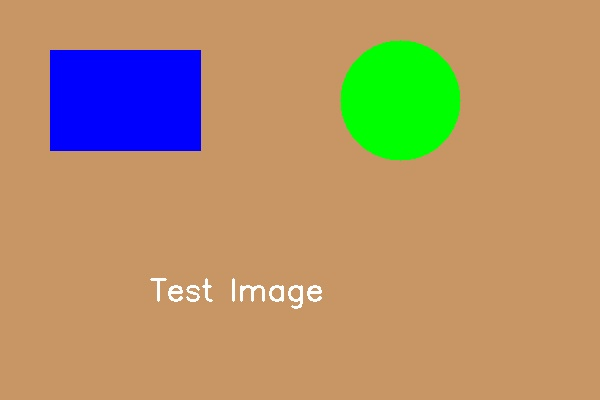
//> input picture LAB3/LAB3/test_image.jpg, 600 x 400 px
$ ./LAB3   (built with g++ and OpenCV 4)
//> lines starting //> are read from the running program, lines starting //| are printed output that depends on the picture
#include <opencv2/opencv.hpp>
#include <opencv2/imgproc.hpp>
#include <iostream>
#include <string>
#include <vector>

using namespace cv;
using namespace std;

// Функция для увеличения резкости на основе алгоритма Лапласа
void sharpenImageLaplacian(const Mat& input, Mat& output) {
    Mat blurred, laplacian;

    // Сначала немного размываем изображение чтобы убрать шум
    GaussianBlur(input, blurred, Size(3, 3), 0);

    // Применяем фильтр Лапласа для выделения краев
    Laplacian(blurred, laplacian, CV_16S, 3);

    // Преобразуем результат в нормальный формат
    convertScaleAbs(laplacian, laplacian);

    // Усиливаем резкость: исходное изображение + выделенные края
    addWeighted(input, 1.5, laplacian, -0.5, 0, output);
}

// Функция для сглаживания GaussianBlur
// [122 lines left out: functions applyGaussianBlur, addAlphaChannel, removeAlphaChannel, combineImages, convertToGrayscale, not called in this run]

int main() {
    // Отключаем лишние сообщения OpenCV в консоли
    cv::utils::logging::setLogLevel(cv::utils::logging::LOG_LEVEL_ERROR);

    setlocale(LC_ALL, "Russian");

    string inputFilename, outputFilename;

    cout << "Введите имя файла для загрузки: ";
    cin >> inputFilename;
//> the answer given: test_image.jpg

    // Загрузка изображения С ПРАВИЛЬНЫМ ЧИСЛОМ КАНАЛОВ
    // IMREAD_UNCHANGED загружает изображение как есть, с альфа-каналом если он есть
    Mat image = imread(inputFilename, IMREAD_UNCHANGED);
//> image is the input picture: 400 rows x 600 cols, CV_8UC3; mean B, G, R 106.8, 145.9, 178.1

    if (image.empty()) {
        cout << "Ошибка: не удалось загрузить изображение!" << endl;

        // Создаем тестовое изображение если файл не найден
        cout << "Создаю тестовое изображение..." << endl;
        image = Mat(400, 600, CV_8UC3, Scalar(100, 150, 200));

        // Рисуем простые фигуры для теста
        rectangle(image, Point(50, 50), Point(200, 150), Scalar(255, 0, 0), -1);
        circle(image, Point(400, 100), 60, Scalar(0, 255, 0), -1);
        putText(image, "Test Image", Point(150, 300), FONT_HERSHEY_SIMPLEX, 1, Scalar(255, 255, 255), 2);

        inputFilename = "test_image.jpg";
        imwrite(inputFilename, image);
        cout << "Тестовое изображение сохранено как: " << inputFilename << endl;
    }

    // ТЕПЕРЬ КОЛИЧЕСТВО КАНАЛОВ ОТОБРАЖАЕТСЯ ПРАВИЛЬНО!
    cout << "Изображение загружено успешно. Размер: "
        << image.cols << "x" << image.rows
        << ", Каналы: " << image.channels() << endl;
//| Изображение загружено успешно. Размер: 600x400, Каналы: 3

    int choice;
    do {
        cout << "\n=== МЕНЮ ОБРАБОТКИ ИЗОБРАЖЕНИЙ (OpenCV 4.12.0) ===" << endl;
        cout << "1. Увеличение резкости (алгоритм Лапласа)" << endl;
        cout << "2. Сглаживание GaussianBlur" << endl;
        cout << "3. Добавление альфа канала" << endl;
        cout << "4. Удаление альфа канала" << endl;
        cout << "5. Объединение нескольких изображений" << endl;
        cout << "6. Преобразование в оттенки серого" << endl;
        cout << "0. Выход" << endl;
        cout << "Выберите операцию: ";
        cin >> choice;
//> the answer given: 1

        Mat result;

        switch (choice) {
        case 1: {
            sharpenImageLaplacian(image, result);
//> in sharpenImageLaplacian, `Laplacian(blurred, laplacian, CV_16S, 3);`:
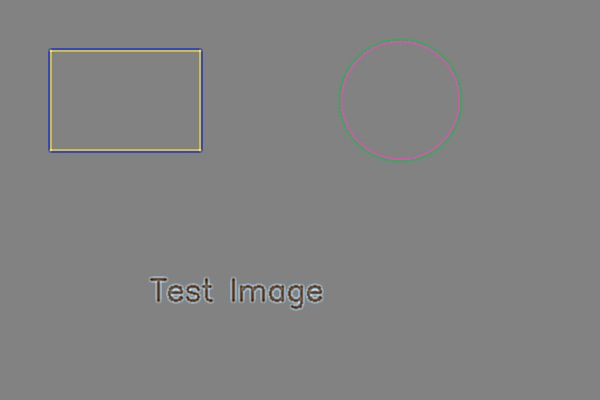
//> laplacian: 400 rows x 600 cols, CV_16SC3; mean B, G, R 0, 0, 0; drawn with min black and max white
//> in sharpenImageLaplacian, `convertScaleAbs(laplacian, laplacian);`:
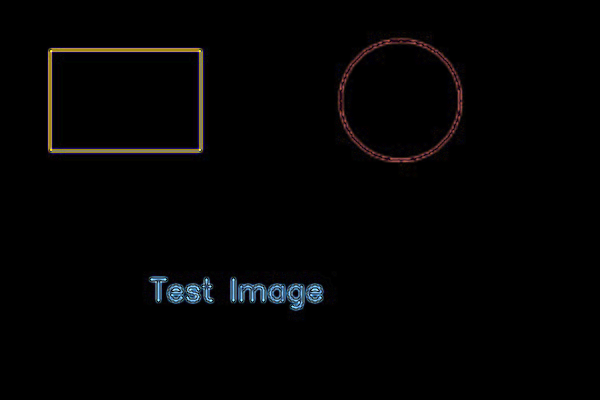
//> laplacian: 400 rows x 600 cols, CV_8UC3; mean B, G, R 3.1, 2.9, 3.2
//> in sharpenImageLaplacian, `addWeighted(input, 1.5, laplacian, -0.5, 0, output);`:
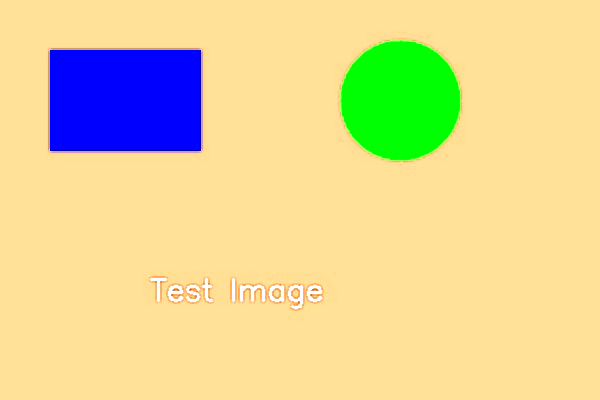
//> output: 400 rows x 600 cols, CV_8UC3; mean B, G, R 151.4, 211.6, 226.5
            cout << "Введите имя файла для сохранения: ";
            cin >> outputFilename;
//> the answer given: out.png
            imwrite(outputFilename, result);
            cout << "Резкость увеличена и сохранена в: " << outputFilename << endl;
            break;
        }

        case 2: {
            int kernelSize;
            cout << "Введите размер ядра (нечетное число, например 5): ";
            cin >> kernelSize;
            // Ядро должно быть нечетным
            if (kernelSize % 2 == 0) {
                kernelSize++;
                cout << "Размер ядра изменен на: " << kernelSize << " (должен быть нечетным)" << endl;
            }
            applyGaussianBlur(image, result, kernelSize);
            cout << "Введите имя файла для сохранения: ";
            cin >> outputFilename;
            imwrite(outputFilename, result);
            cout << "Сглаживание применено и сохранено в: " << outputFilename << endl;
            break;
        }

        case 3: {
            addAlphaChannel(image, result);
            cout << "Введите имя файла для сохранения: ";
            cin >> outputFilename;
            imwrite(outputFilename, result);
            cout << "Альфа канал добавлен и сохранен в: " << outputFilename << endl;
            // Теперь информация о каналах точная!
            cout << "Каналы исходного: " << image.channels() << ", результат: " << result.channels() << endl;
            break;
        }

        case 4: {
            removeAlphaChannel(image, result);
            cout << "Введите имя файла для сохранения: ";
            cin >> outputFilename;

            // Предупреждение о возможных проблемах с прозрачностью
            if (image.channels() == 4 &&
                (outputFilename.find(".jpg") != string::npos ||
                    outputFilename.find(".jpeg") != string::npos)) {
                cout << "Внимание: JPEG не поддерживает прозрачность!" << endl;
            }

            imwrite(outputFilename, result);
            cout << "Альфа канал удален и сохранен в: " << outputFilename << endl;
            // Теперь информация о каналах точная!
            cout << "Каналы исходного: " << image.channels() << ", результат: " << result.channels() << endl;

            // Пояснение про коррекцию фона
            if (image.channels() == 4) {
                cout << "Примечание: прозрачные области теперь корректно смешаны с белым фоном." << endl;
            }
            break;
        }

        case 5: {
            int numImages;
            cout << "Введите количество изображений для объединения: ";
            cin >> numImages;

            vector<Mat> images;
            // Первое изображение - уже загруженное
            images.push_back(image);

            // Загружаем дополнительные изображения
            for (int i = 1; i < numImages; i++) {
                string additionalFilename;
                cout << "Введите имя файла для изображения " << i + 1 << ": ";
                cin >> additionalFilename;

                // Загружаем с правильным числом каналов
                Mat additionalImage = imread(additionalFilename, IMREAD_UNCHANGED);
                if (additionalImage.empty()) {
                    cout << "Ошибка загрузки изображения: " << additionalFilename << endl;
                    cout << "Использую копию исходного изображения" << endl;
                    additionalImage = image.clone();
                }
                images.push_back(additionalImage);
            }

            combineImages(images, result);
            cout << "Введите имя файла для сохранения: ";
            cin >> outputFilename;
            imwrite(outputFilename, result);
            cout << images.size() << " изображений объединены и сохранены в: " << outputFilename << endl;
            break;
        }

        case 6: {
            convertToGrayscale(image, result);
            cout << "Введите имя файла для сохранения: ";
            cin >> outputFilename;
            imwrite(outputFilename, result);
            cout << "Изображение преобразовано в оттенки серого и сохранено в: " << outputFilename << endl;
            break;
        }

        case 0: {
            cout << "Выход из программы." << endl;
            break;
        }

        default: {
            cout << "Неверный выбор! Попробуйте снова." << endl;
            break;
        }
        }

        // Показываем результат
        if (choice != 0 && !result.empty()) {
            namedWindow("Исходное изображение", WINDOW_AUTOSIZE);
            namedWindow("Результат", WINDOW_AUTOSIZE);

            imshow("Исходное изображение", image);
            imshow("Результат", result);

            cout << "Нажмите любую клавишу для продолжения..." << endl;
            waitKey(0);
            destroyAllWindows();
        }

    } while (choice != 0);

    return 0;
}
